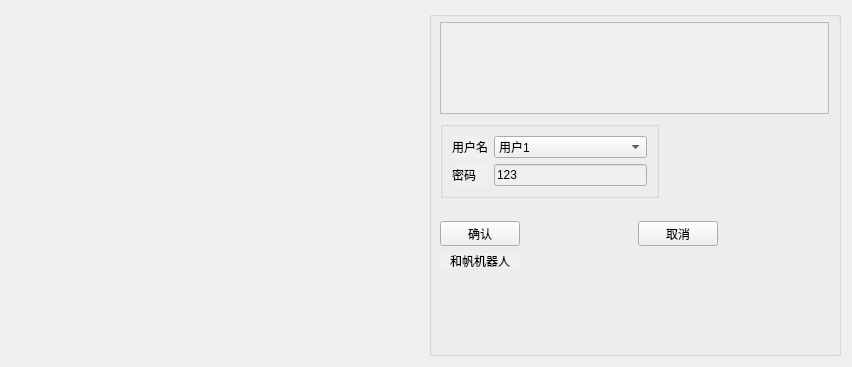
<?xml version="1.0" encoding="UTF-8"?>
<ui version="4.0">
 <class>LogWidget</class>
 <widget class="QWidget" name="LogWidget">
  <property name="geometry">
   <rect>
    <x>0</x>
    <y>0</y>
    <width>852</width>
    <height>367</height>
   </rect>
  </property>
  <property name="windowTitle">
   <string>轨道机器人控制系统</string>
  </property>
  <property name="styleSheet">
   <string notr="true">QGroupBox{border:none};</string>
  </property>
  <layout class="QHBoxLayout" name="horizontalLayout_2">
   <item>
    <layout class="QHBoxLayout" name="horizontalLayout">
     <item>
      <widget class="QGroupBox" name="groupBox_2">
       <property name="styleSheet">
        <string notr="true">border:none;</string>
       </property>
       <property name="title">
        <string/>
       </property>
       <layout class="QGridLayout" name="gridLayout_4">
        <item row="0" column="0">
         <widget class="QFrame" name="frame">
          <property name="styleSheet">
           <string notr="true"/>
          </property>
          <property name="frameShape">
           <enum>QFrame::StyledPanel</enum>
          </property>
          <property name="frameShadow">
           <enum>QFrame::Raised</enum>
          </property>
         </widget>
        </item>
       </layout>
      </widget>
     </item>
    </layout>
   </item>
   <item>
    <widget class="QGroupBox" name="groupBox_3">
     <property name="font">
      <font>
       <family>黑体</family>
       <pointsize>-1</pointsize>
       <weight>50</weight>
       <italic>false</italic>
       <bold>false</bold>
      </font>
     </property>
     <property name="styleSheet">
      <string notr="true">background-color: rgb(240, 240, 240);
color:black;
font: 16px &quot;黑体&quot;;</string>
     </property>
     <property name="title">
      <string/>
     </property>
     <widget class="QGroupBox" name="groupBox">
      <property name="geometry">
       <rect>
        <x>11</x>
        <y>110</y>
        <width>219</width>
        <height>77</height>
       </rect>
      </property>
      <property name="font">
       <font>
        <family>黑体</family>
        <pointsize>-1</pointsize>
        <weight>50</weight>
        <italic>false</italic>
        <bold>false</bold>
       </font>
      </property>
      <property name="styleSheet">
       <string notr="true"/>
      </property>
      <property name="title">
       <string/>
      </property>
      <property name="alignment">
       <set>Qt::AlignCenter</set>
      </property>
      <property name="flat">
       <bool>false</bool>
      </property>
      <layout class="QGridLayout" name="gridLayout">
       <item row="2" column="0">
        <widget class="QLabel" name="label_pw">
         <property name="text">
          <string>密码</string>
         </property>
        </widget>
       </item>
       <item row="2" column="1">
        <widget class="QLineEdit" name="edit_pw">
         <property name="focusPolicy">
          <enum>Qt::StrongFocus</enum>
         </property>
         <property name="text">
          <string>123</string>
         </property>
        </widget>
       </item>
       <item row="1" column="0">
        <widget class="QLabel" name="label_name">
         <property name="text">
          <string>用户名</string>
         </property>
        </widget>
       </item>
       <item row="1" column="1">
        <widget class="QComboBox" name="comboBox">
         <property name="styleSheet">
          <string notr="true"/>
         </property>
         <item>
          <property name="text">
           <string>用户1</string>
          </property>
         </item>
         <item>
          <property name="text">
           <string>用户2</string>
          </property>
         </item>
         <item>
          <property name="text">
           <string>用户3</string>
          </property>
         </item>
        </widget>
       </item>
      </layout>
     </widget>
     <widget class="QPushButton" name="btn_sure">
      <property name="geometry">
       <rect>
        <x>11</x>
        <y>210</y>
        <width>80</width>
        <height>25</height>
       </rect>
      </property>
      <property name="text">
       <string>确认</string>
      </property>
     </widget>
     <widget class="QPushButton" name="btn_off">
      <property name="geometry">
       <rect>
        <x>209</x>
        <y>210</y>
        <width>80</width>
        <height>25</height>
       </rect>
      </property>
      <property name="text">
       <string>取消</string>
      </property>
     </widget>
     <widget class="QFrame" name="frame_2">
      <property name="geometry">
       <rect>
        <x>11</x>
        <y>11</y>
        <width>389</width>
        <height>92</height>
       </rect>
      </property>
      <property name="frameShape">
       <enum>QFrame::StyledPanel</enum>
      </property>
      <property name="frameShadow">
       <enum>QFrame::Raised</enum>
      </property>
     </widget>
     <widget class="QLabel" name="label">
      <property name="geometry">
       <rect>
        <x>11</x>
        <y>242</y>
        <width>80</width>
        <height>16</height>
       </rect>
      </property>
      <property name="text">
       <string>和帆机器人</string>
      </property>
      <property name="alignment">
       <set>Qt::AlignCenter</set>
      </property>
     </widget>
    </widget>
   </item>
  </layout>
 </widget>
 <resources/>
 <connections/>
</ui>
